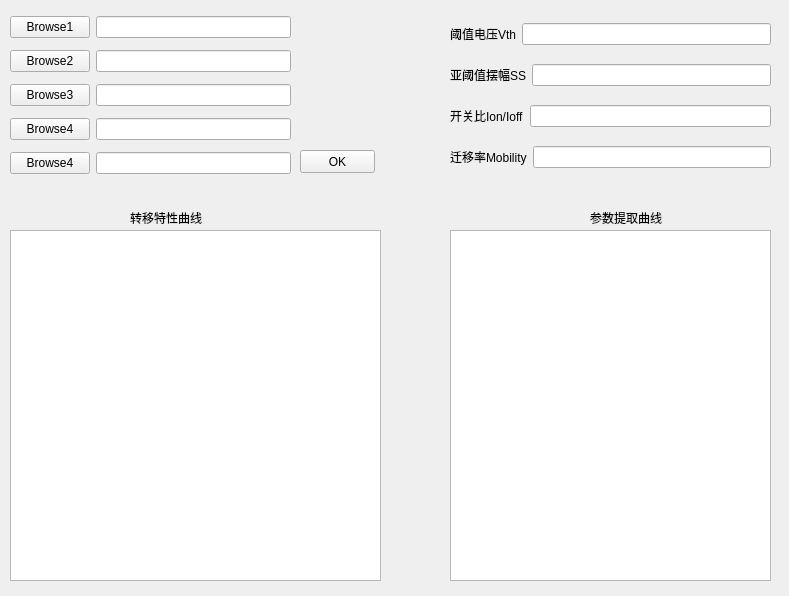
<?xml version="1.0" encoding="UTF-8"?>
<ui version="4.0">
 <class>Form</class>
 <widget class="QWidget" name="Form">
  <property name="geometry">
   <rect>
    <x>0</x>
    <y>0</y>
    <width>789</width>
    <height>596</height>
   </rect>
  </property>
  <property name="windowTitle">
   <string>Form</string>
  </property>
  <widget class="QWidget" name="verticalLayoutWidget">
   <property name="geometry">
    <rect>
     <x>10</x>
     <y>10</y>
     <width>281</width>
     <height>173</height>
    </rect>
   </property>
   <layout class="QVBoxLayout" name="verticalLayout">
    <item>
     <layout class="QHBoxLayout" name="horizontalLayout_2">
      <item>
       <widget class="QPushButton" name="pushButton_2">
        <property name="text">
         <string>Browse1</string>
        </property>
       </widget>
      </item>
      <item>
       <widget class="QLineEdit" name="lineEdit_2"/>
      </item>
     </layout>
    </item>
    <item>
     <layout class="QHBoxLayout" name="horizontalLayout">
      <item>
       <widget class="QPushButton" name="pushButton">
        <property name="text">
         <string>Browse2</string>
        </property>
       </widget>
      </item>
      <item>
       <widget class="QLineEdit" name="lineEdit"/>
      </item>
     </layout>
    </item>
    <item>
     <layout class="QHBoxLayout" name="horizontalLayout_3">
      <item>
       <widget class="QPushButton" name="pushButton_3">
        <property name="text">
         <string>Browse3</string>
        </property>
       </widget>
      </item>
      <item>
       <widget class="QLineEdit" name="lineEdit_3"/>
      </item>
     </layout>
    </item>
    <item>
     <layout class="QHBoxLayout" name="horizontalLayout_4">
      <item>
       <widget class="QPushButton" name="pushButton_4">
        <property name="text">
         <string>Browse4</string>
        </property>
       </widget>
      </item>
      <item>
       <widget class="QLineEdit" name="lineEdit_4"/>
      </item>
     </layout>
    </item>
    <item>
     <layout class="QHBoxLayout" name="horizontalLayout_5">
      <item>
       <widget class="QPushButton" name="pushButton_5">
        <property name="text">
         <string>Browse4</string>
        </property>
       </widget>
      </item>
      <item>
       <widget class="QLineEdit" name="lineEdit_5"/>
      </item>
     </layout>
    </item>
   </layout>
  </widget>
  <widget class="QWidget" name="verticalLayoutWidget_2">
   <property name="geometry">
    <rect>
     <x>450</x>
     <y>10</y>
     <width>321</width>
     <height>171</height>
    </rect>
   </property>
   <layout class="QVBoxLayout" name="verticalLayout_2">
    <item>
     <layout class="QHBoxLayout" name="horizontalLayout_7">
      <item>
       <widget class="QLabel" name="label_2">
        <property name="text">
         <string>阈值电压Vth</string>
        </property>
       </widget>
      </item>
      <item>
       <widget class="QLineEdit" name="lineEdit_7"/>
      </item>
     </layout>
    </item>
    <item>
     <layout class="QHBoxLayout" name="horizontalLayout_8">
      <item>
       <widget class="QLabel" name="label_3">
        <property name="text">
         <string>亚阈值摆幅SS</string>
        </property>
       </widget>
      </item>
      <item>
       <widget class="QLineEdit" name="lineEdit_8"/>
      </item>
     </layout>
    </item>
    <item>
     <layout class="QHBoxLayout" name="horizontalLayout_9">
      <item>
       <widget class="QLabel" name="label_4">
        <property name="text">
         <string>开关比Ion/Ioff</string>
        </property>
       </widget>
      </item>
      <item>
       <widget class="QLineEdit" name="lineEdit_9"/>
      </item>
     </layout>
    </item>
    <item>
     <layout class="QHBoxLayout" name="horizontalLayout_6">
      <item>
       <widget class="QLabel" name="label">
        <property name="text">
         <string>迁移率Mobility</string>
        </property>
       </widget>
      </item>
      <item>
       <widget class="QLineEdit" name="lineEdit_6"/>
      </item>
     </layout>
    </item>
   </layout>
  </widget>
  <widget class="QGraphicsView" name="graphicsView">
   <property name="geometry">
    <rect>
     <x>10</x>
     <y>230</y>
     <width>371</width>
     <height>351</height>
    </rect>
   </property>
  </widget>
  <widget class="QGraphicsView" name="graphicsView_2">
   <property name="geometry">
    <rect>
     <x>450</x>
     <y>230</y>
     <width>321</width>
     <height>351</height>
    </rect>
   </property>
  </widget>
  <widget class="QLabel" name="label_5">
   <property name="geometry">
    <rect>
     <x>130</x>
     <y>210</y>
     <width>131</width>
     <height>16</height>
    </rect>
   </property>
   <property name="text">
    <string>转移特性曲线</string>
   </property>
  </widget>
  <widget class="QLabel" name="label_6">
   <property name="geometry">
    <rect>
     <x>590</x>
     <y>210</y>
     <width>101</width>
     <height>16</height>
    </rect>
   </property>
   <property name="text">
    <string>参数提取曲线</string>
   </property>
  </widget>
  <widget class="QPushButton" name="pushButton_6">
   <property name="geometry">
    <rect>
     <x>300</x>
     <y>150</y>
     <width>75</width>
     <height>23</height>
    </rect>
   </property>
   <property name="text">
    <string>OK</string>
   </property>
  </widget>
 </widget>
 <resources/>
 <connections/>
</ui>
